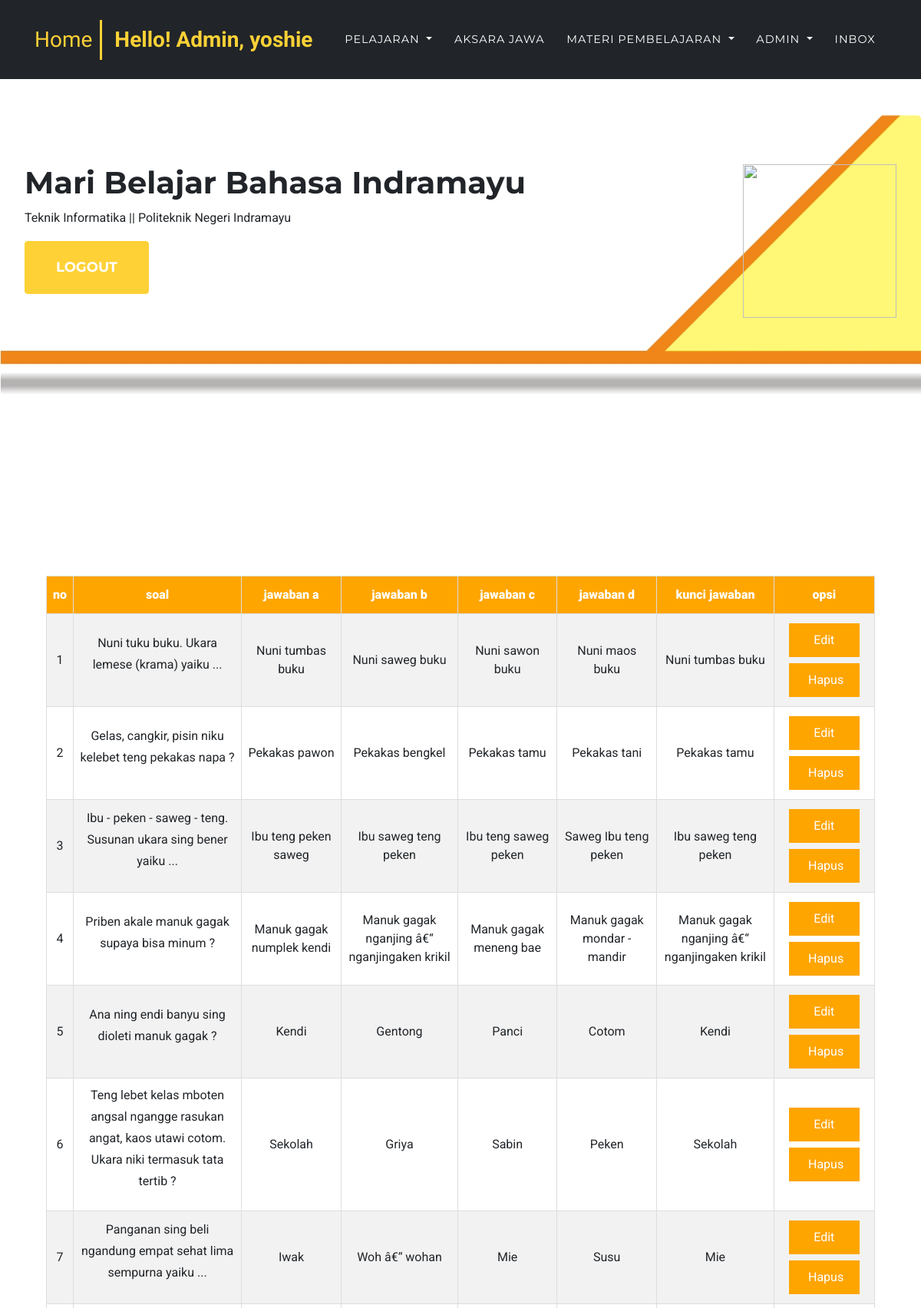
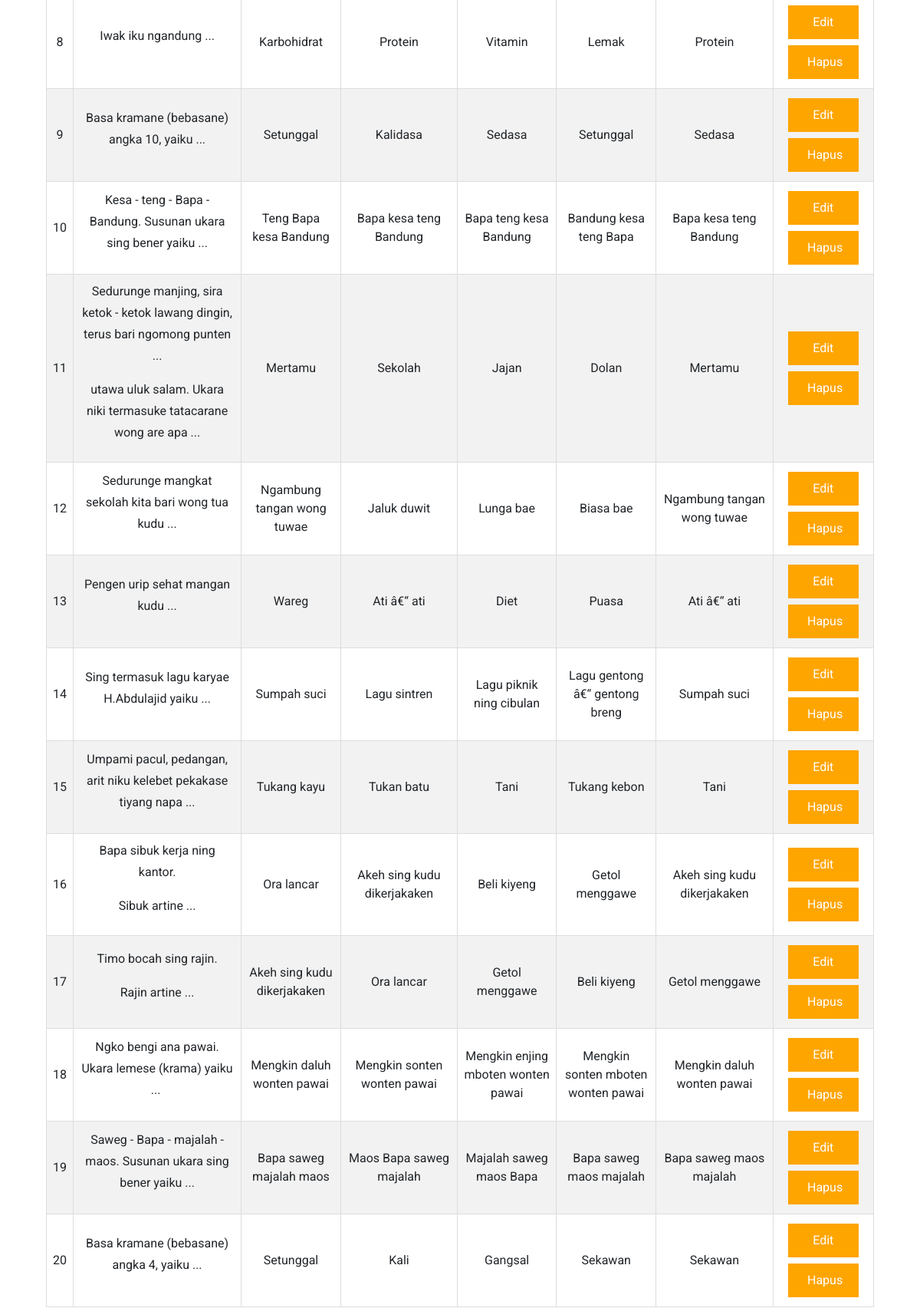
Page /index.php?page=kelola_lat_mudah (signed in, upper part) on the committed database (2 pictures, top to bottom).
### tables this page shows
CREATE TABLE `soal_mudah` (
  `no` int(11) NOT NULL,
  `soal` text NOT NULL,
  `a` varchar(1000) NOT NULL,
  `b` varchar(1000) NOT NULL,
  `c` varchar(1000) NOT NULL,
  `d` varchar(1000) NOT NULL,
  `kunci` varchar(1000) NOT NULL
);

### admin/kelola/kelola_lat_mudah.php (the view, shortened to what this page needs)
<div style="height: auto;" align="center">
  <table id="customers" border="1" width="80%" style="margin-top: 200px; margin-bottom: 50px;">
    <tr style="text-align: center;">
      <th><b>no</b></th>
      <th><b>soal</b></th>
      <th><b>jawaban a</b></th>
      <th><b>jawaban b</b></th>
      <th><b>jawaban c</b></th>
      <th><b>jawaban d</b></th>
      <th><b>kunci jawaban</b></th>
      <th><b>opsi</b></th>
    </tr>
    <?php
    $select=mysqli_query($koneksi, "SELECT * FROM soal_mudah");
    while($isi = mysqli_fetch_array($select)){
    ?>
    <tr style="text-align: center;">
      <td><?php echo $isi['no'] ?></td>
      <td><?php echo $isi['soal'] ?></td>
      <td><?php echo $isi['a'] ?></td>
      <td><?php echo $isi['b'] ?></td>
      <td><?php echo $isi['c'] ?></td>
      <td><?php echo $isi['d'] ?></td>
      <td><?php echo $isi['kunci'] ?></td>
      <td><a class="button" href="index.php?page=edit_soal_mudah&no=<?php echo $isi['no']?>">Edit</a><a class="button" href="delete_soal_mudah.php?no=<?php echo $isi['no']?>">Hapus</a></td>
    </tr>
    <?php } ?>
  </table>
  <br><br>
</div>

### css/login.css (style rules this page uses)
* { font-family: 'Roboto', sans-serif; }

### admin/kelola/kelola_lat_mudah.php (style rules this page uses)
#customers { font-family: "Trebuchet MS", Arial, Helvetica, sans-serif; border-collapse: collapse; width: 90%; }
#customers td, #customers th { border: 1px solid #ddd; padding: 8px; text-align: center; }
#customers tr:nth-child(even) { background-color: #f2f2f2; }
#customers th { padding-top: 12px; padding-bottom: 12px; text-align: left; background-color: orange; color: white; text-align: center; }
.button { background-color: orange; border: none; color: white; padding: 10px 25px; text-align: center; text-decoration: none; display: inline-block; font-size: 16px; margin: 4px 2px; cursor: pointer; width: 80%; }

### rows in the picture
soal_mudah: no "1", soal "Nuni tuku buku. Ukara lemese (krama) yaiku ...", a "Nuni tumbas buku", b "Nuni saweg buku", c "Nuni sawon buku", d "Nuni maos buku", kunci "Nuni tumbas buku"
soal_mudah: no "2", soal "Gelas, cangkir, pisin niku kelebet teng pekakas napa ?", a "Pekakas pawon", b "Pekakas bengkel", c "Pekakas tamu", d "Pekakas tani", kunci "Pekakas tamu"
soal_mudah: no "3", soal "Ibu - peken - saweg - teng. Susunan ukara sing bener yaiku ...", a "Ibu teng peken saweg", b "Ibu saweg teng peken", c "Ibu teng saweg peken", d "Saweg Ibu teng peken", kunci "Ibu saweg teng peken"
soal_mudah: no "4", soal "Priben akale manuk gagak supaya bisa minum ?", a "Manuk gagak numplek kendi", b "Manuk gagak nganjing â€“ nganjingaken krikil", c "Manuk gagak meneng bae", d "Manuk gagak mondar - mandir", kunci "Manuk gagak nganjing â€“ nganjingaken krikil"
soal_mudah: no "5", soal "Ana ning endi banyu sing dioleti manuk gagak ?", a "Kendi", b "Gentong", c "Panci", d "Cotom", kunci "Kendi"
soal_mudah: no "6", soal "Teng lebet kelas mboten angsal ngangge rasukan angat, kaos utawi cotom. Ukara niki termasuk tata tertib ?", a "Sekolah", b "Griya", c "Sabin", d "Peken", kunci "Sekolah"
soal_mudah: no "7", soal "Panganan sing beli ngandung empat sehat lima sempurna yaiku ...", a "Iwak", b "Woh â€“ wohan", c "Mie", d "Susu", kunci "Mie"
soal_mudah: no "8", soal "Iwak iku ngandung ...", a "Karbohidrat", b "Protein", c "Vitamin", d "Lemak", kunci "Protein"
soal_mudah: no "9", soal "Basa kramane (bebasane) angka 10, yaiku ...", a "Setunggal", b "Kalidasa", c "Sedasa", d "Setunggal", kunci "Sedasa"
soal_mudah: no "10", soal "Kesa - teng - Bapa - Bandung. Susunan ukara sing bener yaiku ...", a "Teng Bapa kesa Bandung", b "Bapa kesa teng Bandung", c "Bapa teng kesa Bandung", d "Bandung kesa teng Bapa", kunci "Bapa kesa teng Bandung"
soal_mudah: no "11", soal "Sedurunge manjing, sira ketok - ketok lawang dingin, terus bari ngomong punten ... utawa uluk salam. Ukara niki termasuke tatacarane wong are apa ...", a "Mertamu", b "Sekolah", c "Jajan", d "Dolan", kunci "Mertamu"
soal_mudah: no "12", soal "Sedurunge mangkat sekolah kita bari wong tua kudu ...", a "Ngambung tangan wong tuwae", b "Jaluk duwit", c "Lunga bae", d "Biasa bae", kunci "Ngambung tangan wong tuwae"
soal_mudah: no "13", soal "Pengen urip sehat mangan kudu ...", a "Wareg", b "Ati â€“ ati", c "Diet", d "Puasa", kunci "Ati â€“ ati"
soal_mudah: no "14", soal "Sing termasuk lagu karyae H.Abdulajid yaiku ...", a "Sumpah suci", b "Lagu sintren", c "Lagu piknik ning cibulan", d "Lagu gentong â€“ gentong breng", kunci "Sumpah suci"
soal_mudah: no "15", soal "Umpami pacul, pedangan, arit niku kelebet pekakase tiyang napa ...", a "Tukang kayu", b "Tukan batu", c "Tani", d "Tukang kebon", kunci "Tani"
soal_mudah: no "16", soal "Bapa sibuk kerja ning kantor. Sibuk artine ...", a "Ora lancar", b "Akeh sing kudu dikerjakaken", c "Beli kiyeng", d "Getol menggawe", kunci "Akeh sing kudu dikerjakaken"
soal_mudah: no "17", soal "Timo bocah sing rajin. Rajin artine ...", a "Akeh sing kudu dikerjakaken", b "Ora lancar", c "Getol menggawe", d "Beli kiyeng", kunci "Getol menggawe"
soal_mudah: no "18", soal "Ngko bengi ana pawai. Ukara lemese (krama) yaiku ...", a "Mengkin daluh wonten pawai", b "Mengkin sonten wonten pawai", c "Mengkin enjing mboten wonten pawai", d "Mengkin sonten mboten wonten pawai", kunci "Mengkin daluh wonten pawai"
soal_mudah: no "19", soal "Saweg - Bapa - majalah - maos. Susunan ukara sing bener yaiku ...", a "Bapa saweg majalah maos", b "Maos Bapa saweg majalah", c "Majalah saweg maos Bapa", d "Bapa saweg maos majalah", kunci "Bapa saweg maos majalah"
soal_mudah: no "20", soal "Basa kramane (bebasane) angka 4, yaiku ...", a "Setunggal", b "Kali", c "Gangsal", d "Sekawan", kunci "Sekawan"

### other values in the picture
$User_Name2 "yoshie"
